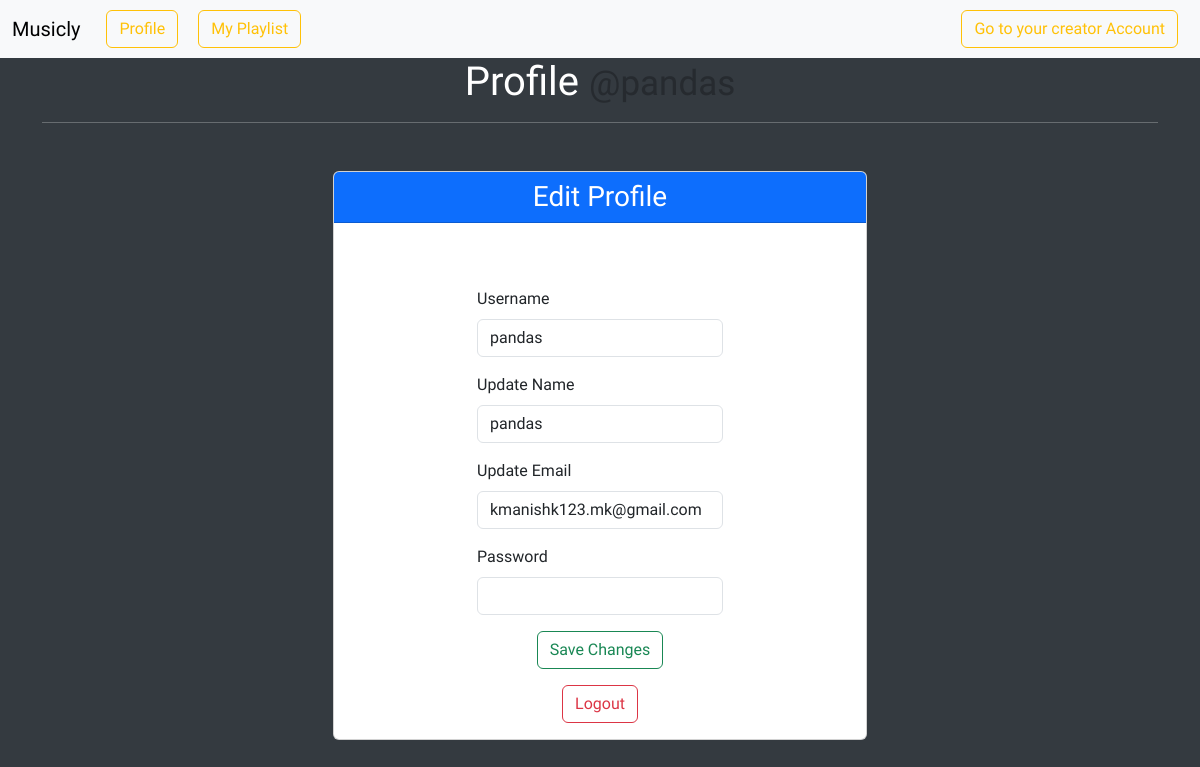
The page /profile (signed in) on the database its author committed.
### models.py (models this page shows, shortened)
class User(UserMixin, db.Model):
    __tablename__ = 'User'
    id = db.Column(db.Integer, primary_key = True)
    username = db.Column(db.String(32), unique = True, nullable=False)
    passhash = db.Column(db.String(512), nullable = False)
    name = db.Column(db.String(32), nullable=True)
    email = db.Column(db.String(120), unique =True, nullable = False)
    role = db.Column(db.String(26), nullable = False, default='User')
    is_admin = db.Column(db.Boolean, nullable=False, default=False)
    status = db.Column(db.String(16), nullable=False, default="white")
    @property
    def password(self):
        raise AttributeError("Password is not a readable attribute")

### routes.py (the view, shortened to what this page needs)
@app.route('/profile', methods=["GET","POST"])
@auth_required
def profile():
    if request.method == "GET":
        return render_template("profile.html", user = User.query.get(session["user_id"]))

### routes.py (called while the page is built)
def auth_required(func):
    @wraps(func)
    def inner(*args, **kwargs):
        if "user_id" not in session:
            flash("Login required.")
            return redirect(url_for("login"))
        return func(*args, **kwargs)
    return inner

### templates/profile.html (shortened to what this page needs)
{% extends "layout.html" %}
{% block content %}
    <h1>Profile
        <small class="text-muted">@{{user.username}}</small>
    </h1>
    <hr>
    <div class="container mt-5">
        <div class="row justify-content-center">
            <div class="col-md-6">
                <div class="card">
                    <div class="card-header bg-primary text-white">
                        <h3 class="mb-0">Edit Profile</h3>
                    </div>
                    <div class="card-body">
                        <form method="POST" class="mt-5">
                            <div class="mb-3">
                                <label for="username" class="form-label">Username</label>
                                <input type="text" class="form-control" name="username" id="username" value="{{user.username}}">
                            </div>
                            <div class="mb-3">
                                <label for="confirmPassword" class="form-label">Update Name</label>
                                <input type="text" class="form-control" name="name" id="name" value="{{user.name}}">
                            </div>
                            <div class="mb-3">
                                <label for="confirmPassword" class="form-label">Update Email</label>
                                <input type="text" class="form-control" name="email" id="email" value="{{user.email}}">
                            </div>
                            <div class="mb-3">
                                <label for="confirmPassword" class="form-label">Password</label>
                                <input type="password" class="form-control" name="password" id="password">
                            </div>
                            <input type="submit" value="Save Changes" class="btn btn-outline-success">
                            <a href="{{url_for('logout')}}" class="btn btn-outline-danger mt-3">Logout</a>
                        </form>
                    </div>
                </div>
            </div>
        </div>
    </div>
{% endblock %}

### templates/layout.html (style rules this page uses)
body { margin: 0; padding: 0; font-family: 'Balsamiq Sans', 'cursive'; background-color: #343a40; color: #ffffff; }

### templates/profile.html (style rules this page uses)
form { display:flex; flex-direction: column; align-items: center; }
h1,h2,h3 { text-align: center; }

### rows shown on the page
User: username "pandas", name "pandas", email "kmanishk123.mk@gmail.com"
